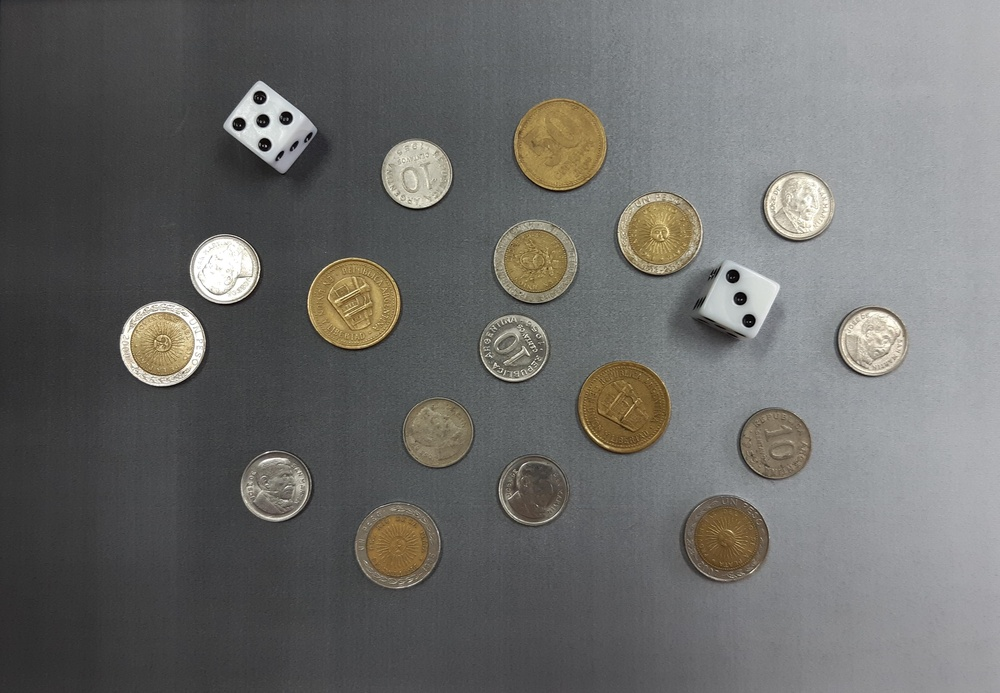
#> input picture EJ_1/Baulera/monedas.jpg, 1000 x 693 px, shrunk from 3871 x 2681 before the run, found by its file name
$ python 'segmentacions_monedas_dados v4.py'
#> lines starting #> are read from the running program, lines starting #| are printed output that depends on the picture; after the words box and inside, x2 and y2 are one past the last pixel; in counts of white or black regions, pixels touching at a corner belong together
import cv2
import numpy as np
import matplotlib.pyplot as plt

def mostrar_imagenes(imagenes, titulos, filas=2, cols=3, figsize=(15, 10)):
    """Función auxiliar para mostrar múltiples imágenes"""
    fig, axes = plt.subplots(filas, cols, figsize=figsize)
    axes = axes.ravel()

    for i, (img, titulo) in enumerate(zip(imagenes, titulos)):
        if i < len(axes):
            if len(img.shape) == 2:
                axes[i].imshow(img, cmap='gray')
            else:
                axes[i].imshow(cv2.cvtColor(img, cv2.COLOR_BGR2RGB))
            axes[i].set_title(titulo)
            axes[i].axis('off')

    plt.tight_layout()
    plt.show()

def obtener_kernel_dinamico(shape, ratio):
    """
    Calcula un tamaño de kernel impar basado en una proporción de la imagen.
    Args:
        shape: Tupla con dimensiones (alto, ancho)
        ratio: Porcentaje de la dimensión mínima (0.0 a 1.0)
    Returns:
        Tupla (k, k) con k impar.
    """
    dim_min = min(shape[:2])
    k = int(dim_min * ratio)
    if k % 2 == 0:
        k += 1
    return (k, k)

def segmentar_monedas_mejorado(ruta_imagen):
#> called with ruta_imagen = 'Monedas.jpg'
    print("="*60)
    print("PROCESAMIENTO DE IMAGEN: ENFOQUE DINÁMICO CON CLAHE")
    print("="*60)

    # 1. Carga
    img_original = cv2.imread(ruta_imagen)
#> img_original is the input picture: shape (693, 1000, 3); mean B, G, R 105.5, 107.4, 107.5
    if img_original is None:
        print("Error al cargar imagen")
        return

    h, w = img_original.shape[:2]
#> h = 693; w = 1000
    area_total = h * w
#> area_total = 693000
    print(f"Dimensiones: {w}x{h} ({area_total} px)")
#| Dimensiones: 1000x693 (693000 px)

    # 2. Preprocesamiento y CLAHE
    img_gray = cv2.cvtColor(img_original, cv2.COLOR_BGR2GRAY)

    # APLICACIÓN DE CLAHE (Contrast Limited Adaptive Histogram Equalization)
    # Esto mejora el contraste local para separar monedas oscuras del fondo oscuro
    clahe = cv2.createCLAHE(clipLimit=2.0, tileGridSize=(8,8))
    img_clahe = clahe.apply(img_gray)

    # 3. Estimación de Fondo Dinámica
    # Ratio 0.02 (2%) suele ser buen tamaño para estimar fondo sin borrar objetos pequeños
    k_blur = obtener_kernel_dinamico(img_original.shape, 0.025)
#> k_blur = (17, 17)
    img_blur = cv2.GaussianBlur(img_clahe, k_blur, 0)
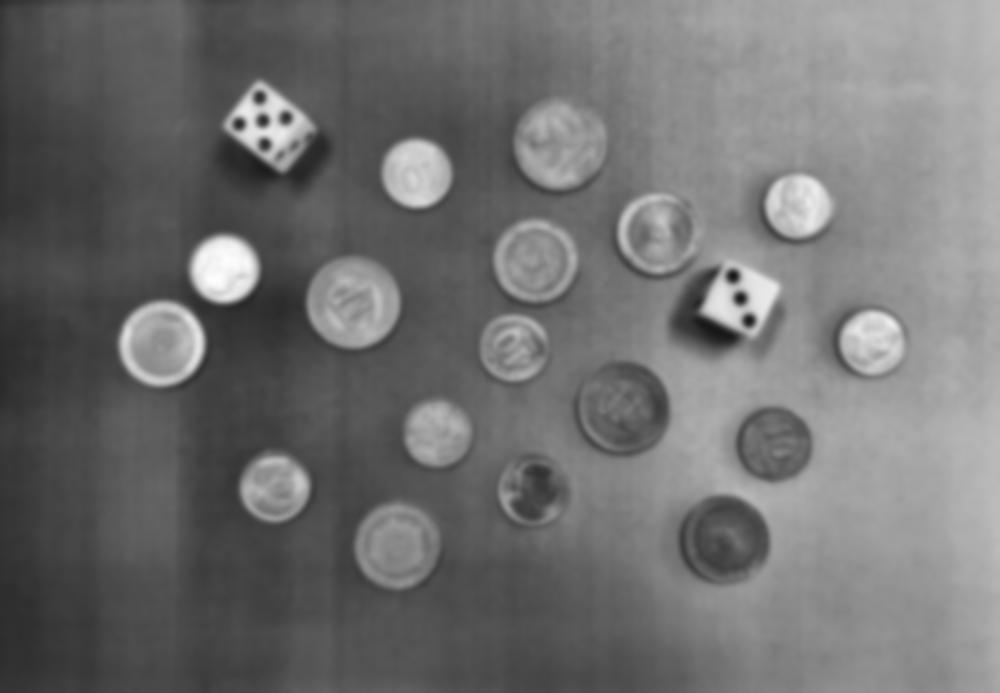
#> img_blur: shape (693, 1000); min 22, max 253, mean 112.1

    # 4. Diferencia Absoluta (SOLUCIÓN CLAVE)
    # Usamos absdiff en lugar de subtract. Esto captura objetos que sean
    # más brillantes O más oscuros que el fondo.
    img_diff = cv2.absdiff(img_clahe, img_blur)

    # Normalizamos para aprovechar el rango completo 0-255 antes de umbralizar
    img_diff = cv2.normalize(img_diff, None, 0, 255, cv2.NORM_MINMAX)
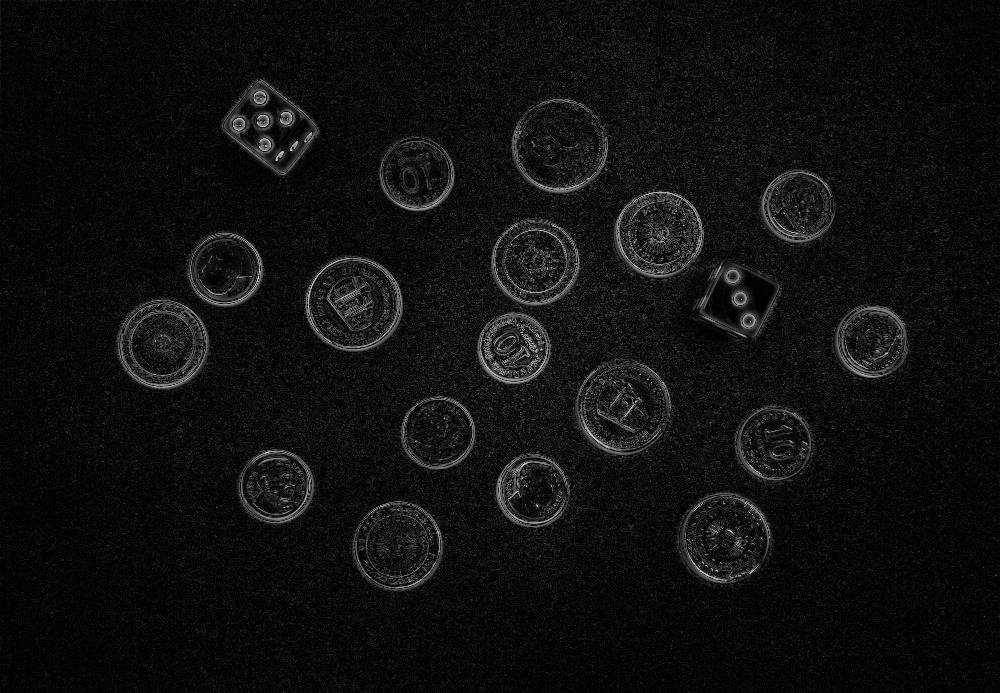
#> img_diff: shape (693, 1000); min 0, max 255, mean 15.5

    # 5. Umbralización (Otsu)
    # Al haber eliminado el fondo con absdiff, el histograma es bimodal (ruido vs señal)
    _, img_thresh = cv2.threshold(img_diff, 0, 255, cv2.THRESH_BINARY + cv2.THRESH_OTSU)
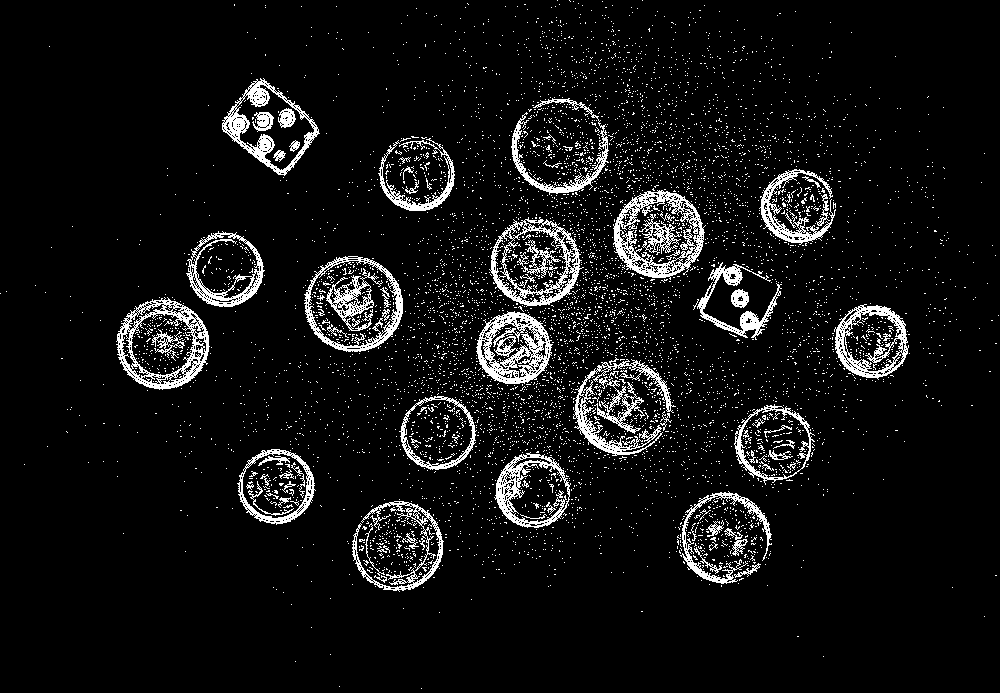
#> img_thresh: shape (693, 1000); 7.2% white in thin lines or dots

    # 6. Morfología Matemática Dinámica
    # Kernel pequeño para ruido (0.2% de la imagen)
    k_morph_apertura = obtener_kernel_dinamico(img_original.shape, 0.002)
#> k_morph_apertura = (1, 1)
    # Kernel mediano para cerrar huecos dentro de monedas/dados (0.6% de la imagen)
    k_morph_cierre = obtener_kernel_dinamico(img_original.shape, 0.006)
#> k_morph_cierre = (5, 5)

    # Apertura para quitar ruido de fondo
    img_opening = cv2.morphologyEx(img_thresh, cv2.MORPH_OPEN, k_morph_apertura, iterations=1)
#> img_opening: shape (693, 1000); 5.3% white in thin lines or dots, all inside (x1, y1, x2, y2) = (117, 0, 946, 592)
    # Cierre para rellenar los puntos de los dados o texturas de monedas
    img_closing = cv2.morphologyEx(img_opening, cv2.MORPH_CLOSE, k_morph_cierre, iterations=2) # 2 iters para asegurar cierre
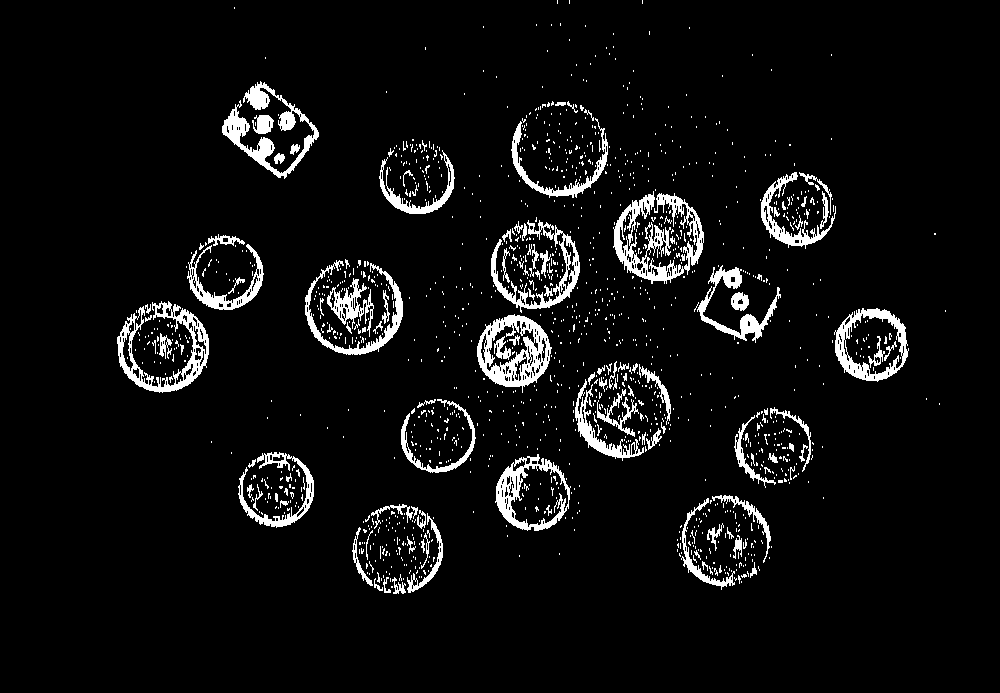
#> img_closing: shape (693, 1000); 5.9% white; 1367 white regions (1246 under 20 px)

    print(f"Kernel Blur: {k_blur}")
#| Kernel Blur: (17, 17)
    print(f"Kernel Apertura: {k_morph_apertura}")
#| Kernel Apertura: (1, 1)
    print(f"Kernel Cierre: {k_morph_cierre}")
#| Kernel Cierre: (5, 5)

    # 7. Detección y Filtrado Dinámico
    contours, _ = cv2.findContours(img_closing, cv2.RETR_EXTERNAL, cv2.CHAIN_APPROX_SIMPLE)
#> contours = 1320 contours, 1258 with area under 20; largest, box (x1, y1, x2, y2) and area: (495, 454, 571, 531) 4109, (834, 308, 909, 382) 4079, (477, 314, 552, 393) 4050, (613, 191, 704, 284) 3041, (117, 301, 209, 393) 2774

    contornos_validos = []
    img_resultados = img_original.copy()

    # Criterios dinámicos de área (evitamos hardcoding de píxeles)
    # Ajustados para detectar desde monedas pequeñas hasta agrupaciones
    area_min_ratio = 0.001  # 0.1% del total de la imagen
    area_max_ratio = 0.05   # 5% del total (para evitar detectar el fondo entero si falla algo)

    min_area = area_total * area_min_ratio
#> min_area = 693
    max_area = area_total * area_max_ratio
#> max_area = 34650

    print(f"Filtro de Área: {int(min_area)} px - {int(max_area)} px")
#| Filtro de Área: 693 px - 34650 px

    for cnt in contours:
        area = cv2.contourArea(cnt)

        # Filtro por área
        if min_area < area < max_area:
            # Filtro adicional por circularidad/convexidad para descartar ruido irregular
            perimetro = cv2.arcLength(cnt, True)
            if perimetro == 0: continue
            circularidad = 4 * np.pi * (area / (perimetro * perimetro))

            # Las monedas son circulares (>0.7), los dados cuadrados (>0.5 aprox)
            # Filtramos líneas o ruido muy alargado
            if circularidad > 0.4:
                contornos_validos.append(cnt)

                # Dibujar bounding box y contorno
                x, y, w, h = cv2.boundingRect(cnt)
                cv2.rectangle(img_resultados, (x, y), (x+w, y+h), (0, 255, 0), 2)
                # Etiqueta
                cv2.putText(img_resultados, f"#{len(contornos_validos)}", (x, y-5),
                           cv2.FONT_HERSHEY_SIMPLEX, 0.5, (0, 255, 0), 2)
#> this loop made 1320 passes
#> (area, perimetro, circularidad, x, y, w, h) on passes 301, 714, 725: (4109, 340.4, 0.446, 495, 454, 76, 77), (4050.5, 289.2, 0.609, 477, 314, 75, 79), (4079, 325.9, 0.483, 834, 308, 75, 74)
#> (area, perimetro, circularidad) on passes 305, 536, 741, 824, 871, 891: (1098, 633.7, 0.0344), (865.5, 605.3, 0.0297), (2773.5, 863.9, 0.0467), (856.5, 471.6, 0.0484), (1184, 605.8, 0.0405), (1159, 791.8, 0.0232)
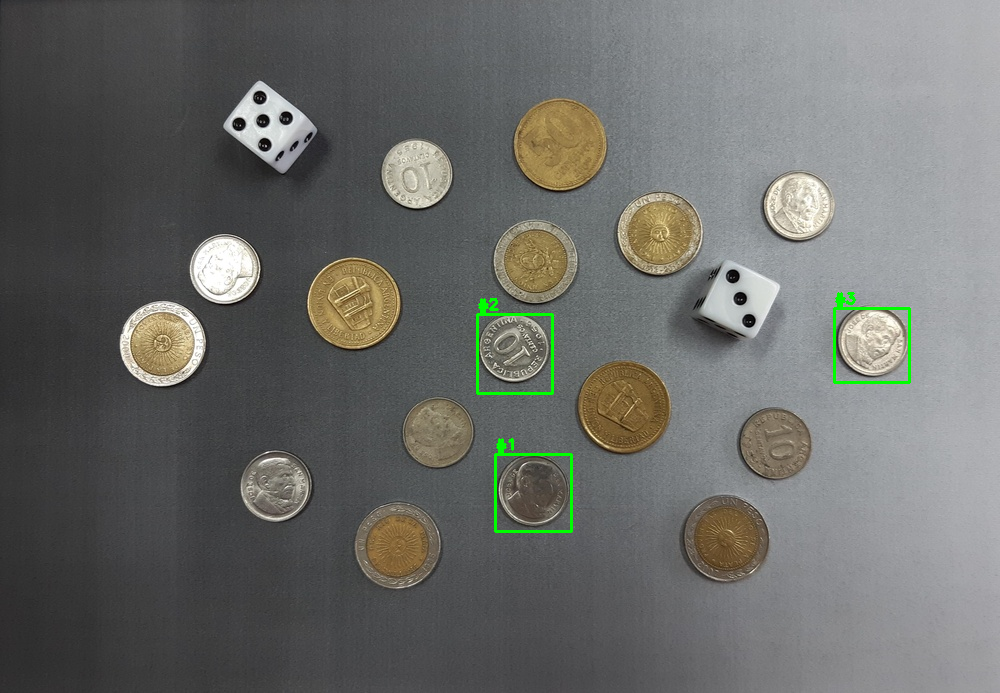
#> img_resultados: shape (693, 1000, 3); 0.47% of pixels changed, all inside (x1, y1, x2, y2) = (476, 292, 911, 533)
#> after the loop, contornos_validos = 3 contours; box (x1, y1, x2, y2) and area: (495, 454, 571, 531) 4109, (834, 308, 909, 382) 4079, (477, 314, 552, 393) 4050

    print(f"\nTOTAL OBJETOS DETECTADOS: {len(contornos_validos)}")
#| TOTAL OBJETOS DETECTADOS: 3

    # Visualización
    titulos = [
        'Original + CLAHE',
        'Extracción de Fondo (AbsDiff)',
        'Umbralización (Otsu)',
        f'Morfología (Cierre K={k_morph_cierre[0]})',
        'Detección Final'
    ]

    imagenes = [
        img_clahe,
        img_diff,
        img_thresh,
        img_closing,
        img_resultados
    ]

    # Mostramos en disposición personalizada para ver detalle
    mostrar_imagenes(imagenes, titulos, filas=2, cols=3)
#> the loop in mostrar_imagenes, `for i, (img, titulo) in enumerate(zip(imagenes, titulos)):` made 5 passes
#> in mostrar_imagenes, `plt.show()`:
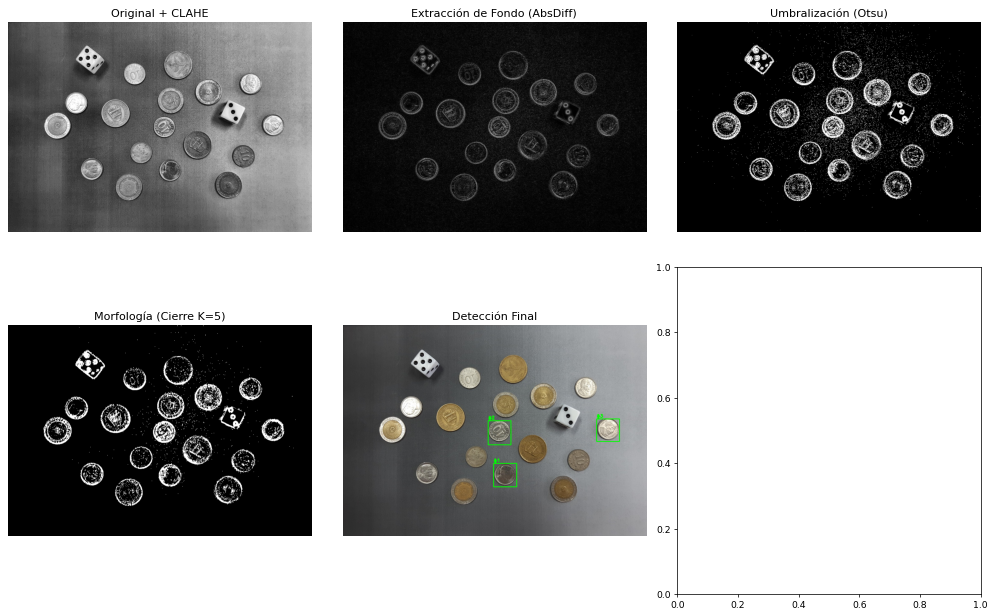
#> figure drawn by matplotlib, 5 panels

# Ejecutar
# if __name__ == "__main__":
    # Asegúrate de que el nombre coincida con tu archivo subido
segmentar_monedas_mejorado('Monedas.jpg')

$ run again, with EJ_1/Baulera/Circulos con Centros.png saved as EJ_1/Baulera/monedas.jpg
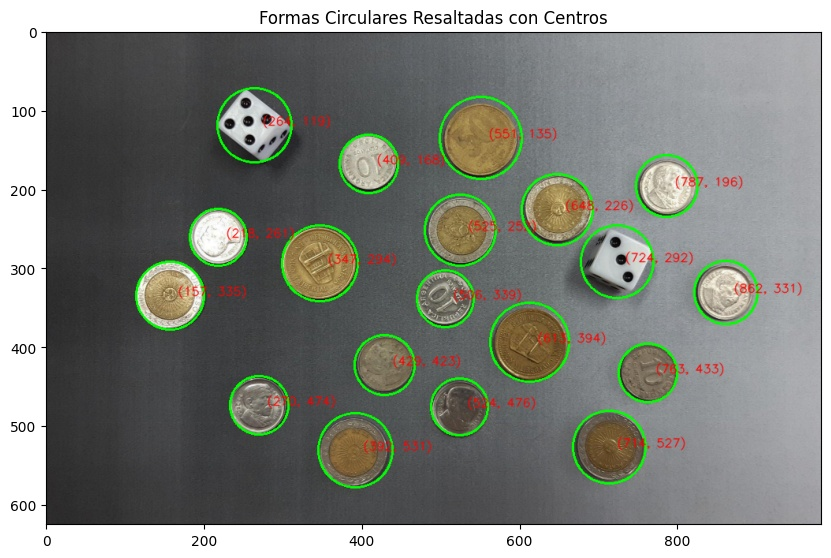
#> input picture EJ_1/Baulera/Circulos con Centros.png, 831 x 558 px, found by its file name
#> in segmentar_monedas_mejorado, img_original is the input picture: shape (558, 831, 3); mean B, G, R 125.4, 132.3, 128.9
#| Dimensiones: 831x558 (463698 px)
#> in segmentar_monedas_mejorado, `_, img_thresh = cv2.threshold(img_diff, 0, 255, cv2.THRESH_BINARY + cv..`:
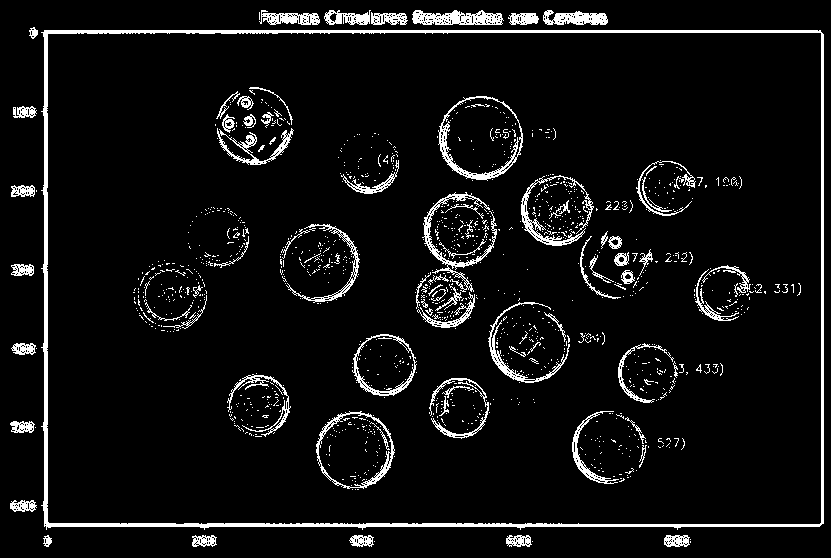
#> img_thresh: shape (558, 831); 6.6% white; 1233 white regions (1139 under 20 px), largest, box (x1, y1, x2, y2) and area: (41, 30, 824, 530) 8761, (422, 192, 497, 292) 1042, (438, 96, 523, 181) 990
#> img_opening: shape (558, 831); 5.7% white; 767 white regions (665 under 20 px), largest, box (x1, y1, x2, y2) and area: (43, 31, 824, 531) 8738, (412, 11, 503, 26) 903, (438, 101, 523, 181) 858
#> in segmentar_monedas_mejorado, `img_closing = cv2.morphologyEx(img_opening, cv2.MORPH_CLOSE, k_morph_c..`:
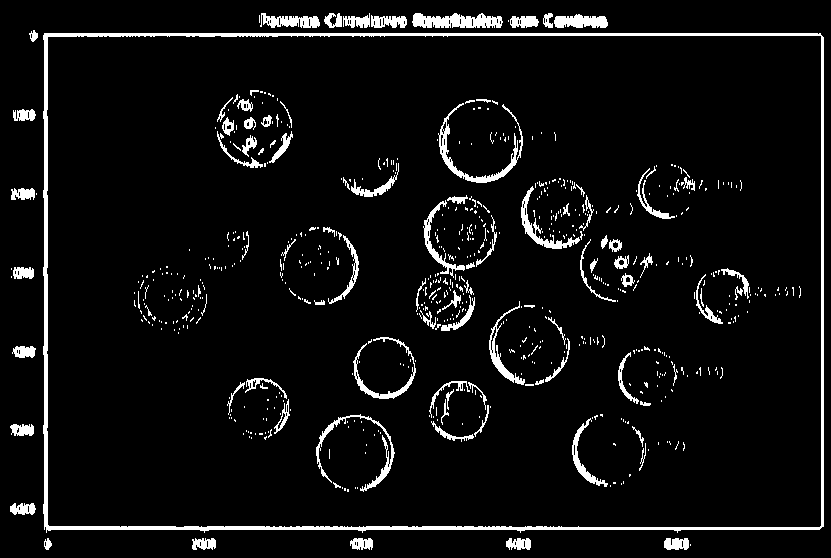
#> img_closing: shape (558, 831); 6% white; 651 white regions (553 under 20 px)
#| Kernel Blur: (13, 13)
#| Kernel Apertura: (1, 1)
#| Kernel Cierre: (3, 3)
#> contours = 27 contours, 6 with area under 20; largest, box (x1, y1, x2, y2) and area: (43, 33, 824, 533) 386460, (412, 13, 503, 28) 884, (554, 14, 608, 28) 497, (260, 13, 320, 28) 464, (371, 15, 407, 28) 295
#| Filtro de Área: 463 px - 23184 px
#> the loop in segmentar_monedas_mejorado, `for cnt in contours:` made 27 passes
#> (area, perimetro, circularidad) on passes 22, 24, 27: (497, 168.7, 0.219), (884.5, 302.4, 0.122), (464.5, 239.9, 0.101)
#> after the loop in segmentar_monedas_mejorado, `for cnt in contours:`: contornos_validos = []
#| TOTAL OBJETOS DETECTADOS: 0
#> the loop in mostrar_imagenes, `for i, (img, titulo) in enumerate(zip(imagenes, titulos)):` made 5 passes
